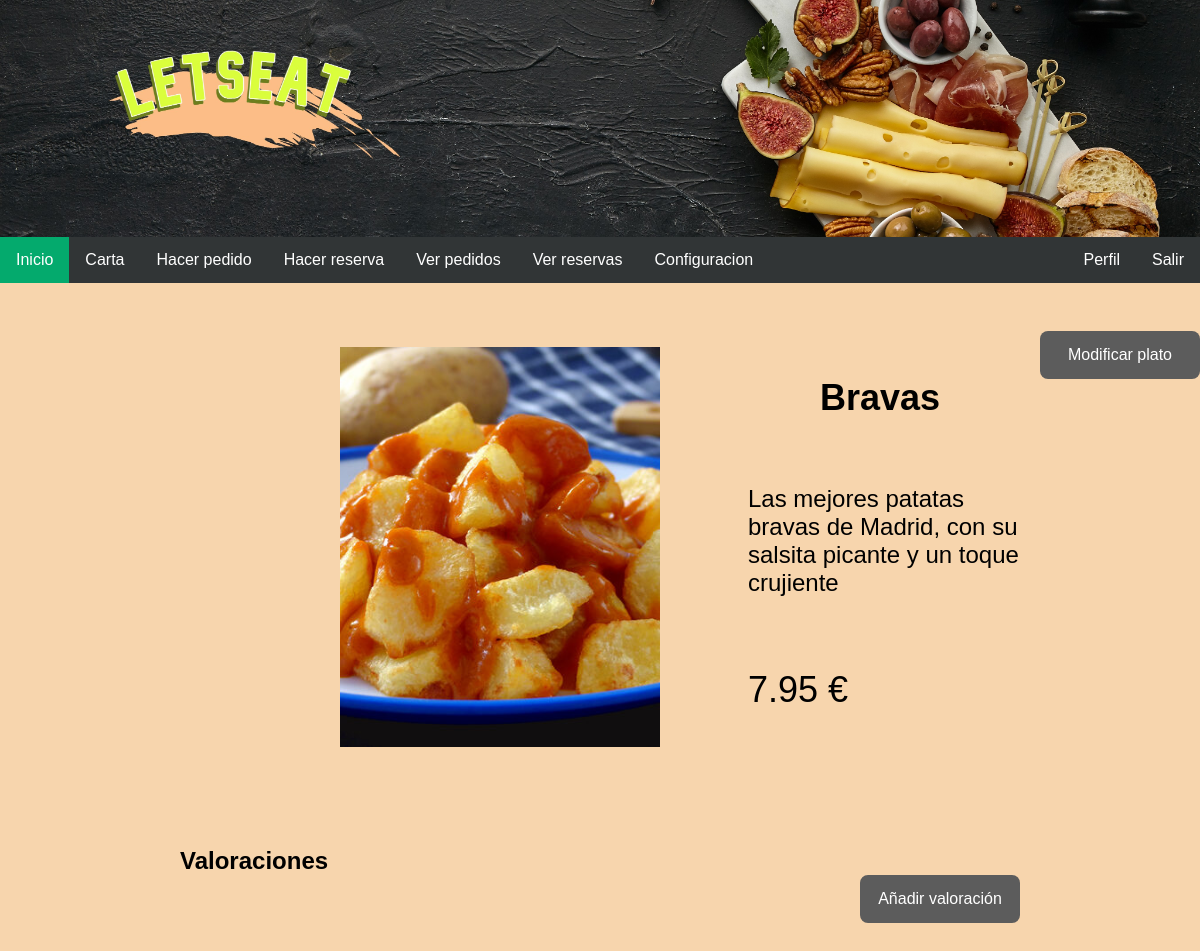
Page /Code/verPlato.php?idPlato=1 (signed in) on the committed database.
### tables this page shows
CREATE TABLE `platos` (
  `id` int(10) NOT NULL,
  `foto` varchar(32) NOT NULL,
  `nombre` varchar(32) NOT NULL,
  `precio` float NOT NULL,
  `descripcion` text NOT NULL,
  `id_categoria` int(11) NOT NULL
);

### Code/includes/Plato.php (called while the page is built, shortened)
<?php
class Plato
{
    private $foto;
    private $nombre;
    private $precio;
    private $descripcion;
    private function __construct($id, $foto, $nombre, $precio, $descripcion, $idCategoria)
    {
        $this->foto = $foto;
        $this->nombre = $nombre;
        $this->precio = $precio;
        $this->descripcion = $descripcion;
    }
    public static function buscarPlato($idPlato)
    {
        $app = Aplicacion::getInstancia();
        $conn = $app->conexionBd();
        $queryPlatos = sprintf("SELECT * FROM platos WHERE id = '%d'", $idPlato);
        $rsPlatos = $conn->query($queryPlatos);
        if($rsPlatos) {
            $rowPlato = mysqli_fetch_assoc($rsPlatos);
            return new Plato($rowPlato['id'], $rowPlato['foto'], $rowPlato['nombre'], $rowPlato['precio'], $rowPlato['descripcion'], $rowPlato['id_categoria']);
        } else {
            return false;
        }
    }
    public function getNombre()
    {
        return $this->nombre;
    }
    public function getPrecio()
    {
        return $this->precio;
    }
    public function getDescripcion()
    {
        return $this->descripcion;
    }
    public function getFoto()
    {
        return $this->foto;
    }
}
?>

### Code/verPlato.php (shortened to what this page needs)
<?php
    $plato = Plato::buscarPlato($_GET['idPlato']);
    $contenido = "";
    $path = "images/carta/";
    if($plato->getFoto() != NULL){
        $path .= $plato->getFoto();
    }
    else{
        $path .= "default.jpg";
    }
    if(isset( $_SESSION["loged"])){
        if($_SESSION["rol"] == "Propietario" || $_SESSION["rol"] == "Administrador"){
            $contenido .= <<<EOF
            <div id="cabeceraModPlato">
            <button id="modificarPlatoButton" class="modalButton">Modificar plato</button>
            </div>
EOF;
        }
    }
    $contenido .= <<<EOF
    <div class="cuerpoPagina">
    <div class="cuerpoVerPlato">
    <div class="mostrarFoto">
    <img src=$path class="mostrarFoto" alt="foto del plato">
    </div>
    <div class="mostrarInfoPlato">
    <h1 class="mostrarNombre">{$plato->getNombre()}</h1>
    <p class="mostrarDescripcion">{$plato->getDescripcion()}</p>
    <p class="mostrarPrecio">{$plato->getPrecio()} €</p>
    </div>
    </div>
EOF;
    $contenido .= <<<EOF
    <div class="cabecera">
    <div class="tituValora">
    <h1>Valoraciones</h1>
EOF;
    if(isset( $_SESSION["loged"])){
        if($_SESSION["rol"] == "Usuario" || $_SESSION["rol"] == "Administrador"){
            $contenido .= <<<EOF
            <button id="anadirValoracionButton" class="modalButton">Añadir valoración</button>
EOF;
        }
    }
    $contenido .= <<<EOF
    </div>
    </div>
EOF;
    if(isset( $_SESSION["loged"])){
        if($_SESSION["rol"] == "Propietario" || $_SESSION["rol"] == "Administrador"){
            $contenidoModal = modificarPlatoForm();
            $contenido .= <<<EOF
            <div id="modificarPlatoModal" class="modal">
                <div class="modal-content">
                    <span class="close">&times;</span>
                    $contenidoModal
                </div>
            </div>
EOF;
        }
    }
    if(isset( $_SESSION["loged"])){
        if($_SESSION["rol"] == "Usuario" || $_SESSION["rol"] == "Administrador"){
            $contenidoModal = anadirValoracionForm();
            $contenido .= <<<EOF
            <div id="anadirValoracionModal" class="modal">
                <div class="modal-content">
                    <span class="close">&times;</span>
                    $contenidoModal
                </div>
            </div>
EOF;
        }
    }
    $contenido .=<<<EOF
    </div>
EOF;
    function modificarPlatoForm() {
        global $plato;
        $datosIniciales = array();
        $datosIniciales["nombre"] = $plato->getNombre();
        $datosIniciales["precio"] = $plato->getPrecio();
        $datosIniciales["categoriaElegida"] = $plato->getIdCategoria();
        $datosIniciales["descripcion"] = $plato->getDescripcion();
        $datosIniciales["idPlato"] = $plato->getId();
        $contenidoModal = "";
        $contenidoModal .= '<p class="formTitle">Modificar plato</p>';
        $form = new FormularioModificarPlato($plato->getId());
        $contenidoModal .= <<<EOF
        {$form->gestiona($datosIniciales)}
EOF;
        return $contenidoModal;
    }
    function anadirValoracionForm() {
        global $plato;
        $datosIniciales = array();
        $datosIniciales["idPlato"] = $plato->getId();
        $contenidoModal = "";
        $contenidoModal .= '<p class="formTitle">Añadir valoración</p>';
        $form = new FormularioAnadirComentario($plato->getId());
        $contenidoModal .= <<<EOF
        {$form->gestiona($datosIniciales)}
EOF;
        return $contenidoModal;
    }
    include __DIR__.'/includes/plantillas/plantilla.php';

### Code/css/verPlato.css (style rules this page uses)
body { background-color: rgb(247, 213, 173); font-family: arial; }
.cuerpoPagina { width: 70%; margin:auto; padding-bottom: 4em; margin-top: 4em; }
.cuerpoVerPlato { display: flex; margin-bottom: 5em; }
.mostrarFoto { height: 25em; width: 20em; object-fit: cover; margin-left: 5em; }
.mostrarInfoPlato { margin-left: 7em; font-size: 1.5em; display: flex; flex-direction: column; justify-content: space-between }
.mostrarNombre { margin-left: 2em; }
.mostrarNombre:first-letter { text-transform: uppercase; }
.mostrarPrecio { font-size: 1.5em; }
.tituValora h1 { float: left; }
.tituValora button { float: right; }
.cabecera { display: inline-block; width: 100%; }
#modificarPlatoButton { text-decoration: none; float: right; padding: 0.5em 0.5em 0.5em 0.5em; border-radius: 0.5em; border-color: transparent; background-color: rgb(92, 92, 92); color: white; font-size: 1em; margin-bottom: 1em; }
#anadirValoracionButton { text-decoration: none; float: right; padding: 0.5em 0.5em 0.5em 0.5em; border-radius: 0.5em; border-color: transparent; background-color: rgb(92, 92, 92); color: white; font-size: 1em; margin-bottom: 1em; }
.modalButton { margin-top: 3em; width: 10em; height: 3em; background-color: #313536; color: white; }

### Code/css/comun.css (style rules this page uses)
body, html { border: 0px; margin: 0px; padding: 0px; overflow-x:hidden; font-family: arial; background-color: rgb(247, 213, 173); }

### rows in the picture
platos: foto (picture), nombre "bravas", descripcion "Las mejores patatas bravas de Madrid, con su salsita picante y un toque crujiente", precio "7.95"
